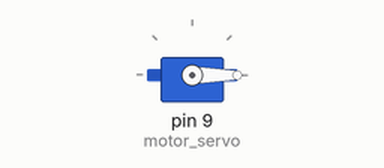
This sketch was run on a simulated Arduino Uno, built with avr-gcc and run on an emulated ATmega328P. On the bench: servo.

Above: at 0.05 s.
At 1.5 s:
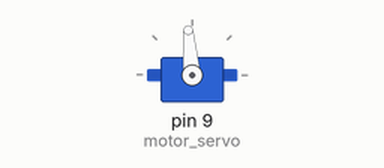
At 3.0 s:
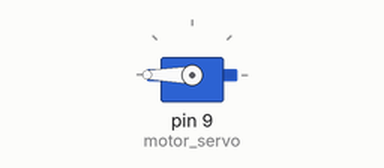
Timing chart, 0 to 6.9 s (numbered marks = the images above):
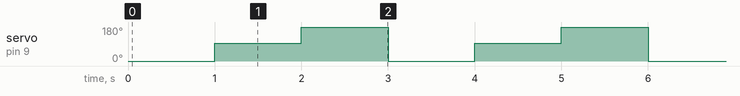

The sketch:

sketch_servo2.ino
```cpp
#include <Servo.h>
Servo motor_servo;

void setup() {
  motor_servo.attach(9,500,2400);
}

void loop() {
  motor_servo.writeMicroseconds(500);
  delay(1000);

  motor_servo.writeMicroseconds(1500); // 90 deg
  delay(1000);

  motor_servo.writeMicroseconds(2400);
  delay(1000);
}
```

Measured:
- by itself, servo on pin 9 (motor_servo): repeats every 3.0 s: 180° 1.0 s, 0° 1.0 s, 95° 1.0 s
